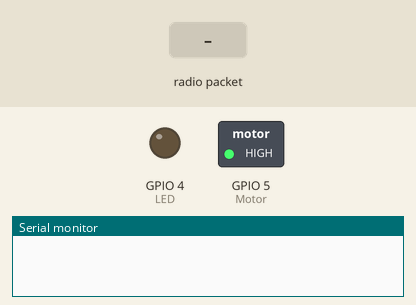
This sketch was run on a simulated ESP8266 (NodeMCU). Parts: switched loads named in the sketch (green lamp = pin HIGH), output pins drawn as LEDs (lit = HIGH), the last lines printed to the serial monitor. Inputs (shaded band) come from the test bench.

Above: at 1.2 s.
1.3 s: radio packet "1" arrives
At 2.0 s:
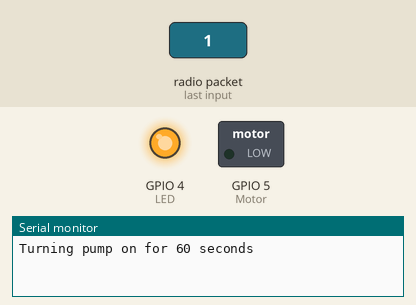
Timing chart, 0 to 4.3 s (numbered marks = the images above; inputs shaded):
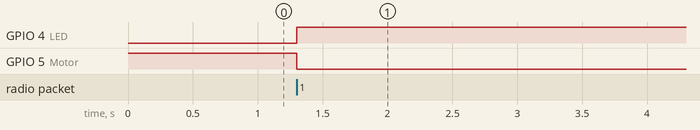

Measured:
- after the input at 1.3 s, GPIO 4 (LED): LOW → HIGH at once; GPIO 5 (Motor): HIGH → LOW at once

The sketch:

pump_final.ino
```cpp
#include <ESP8266WiFi.h>
#include <espnow.h>

#define Motor 5  // Adjust according to your board
#define LED 4
bool On = false;
unsigned long TurnoffTime = 0;

void onDataRecv(uint8_t *mac, uint8_t *data, uint8_t len) {
  if (len > 0) {
    int d = data[0];
    int duration = 0;  // Variable to hold motor run time

    // Set motor duration based on the value of d
    if (d == 0 || d == 1) {
      duration = 20;
    } else if (d == 2) {
      duration = 40;
    } else if (d == 3) {
      duration = 30;
    } else if (d == 4) {
      duration = 60;
    } else {
      duration = 60;
    }

    // Start motor and LED
    digitalWrite(Motor, LOW);
    digitalWrite(LED, HIGH);
    On = true;
    TurnoffTime = millis() + (duration * 1000);  // Set turn-off time
    Serial.printf("Turning pump on for %d seconds\n", duration);
  }
}

void setup() {
  Serial.begin(115200);
  pinMode(Motor, OUTPUT);
  pinMode(LED, OUTPUT);
  WiFi.mode(WIFI_STA);
  digitalWrite(Motor, HIGH);

  if (esp_now_init() != 0) {
    Serial.println("Error initializing ESP-NOW");
    return;
  }

  esp_now_set_self_role(ESP_NOW_ROLE_SLAVE);
  esp_now_register_recv_cb(onDataRecv);
}

void loop() {
  if (On && millis() > TurnoffTime) {
    digitalWrite(Motor, HIGH);
    digitalWrite(LED, LOW);  // Turn LED OFF
    On = false;
  }
}
```
